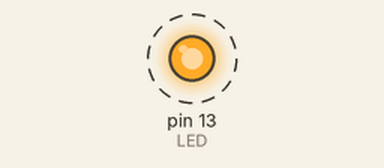
Recording of a sketch running on a simulated Arduino Uno, built with avr-gcc and run on an emulated ATmega328P. On the bench: output pins drawn as LEDs (lit = HIGH). Dashed ring = blinking.

Above: at 0.2 s.
Timing chart, 0 to 3.0 s (numbered marks = the images above):
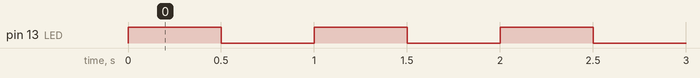

The sketch:

3.1.3.ino
```cpp
#define LED PB5

void setup() {
  DDRB |= (1 << LED);
}
void loop() {
  PORTB ^= (1 << LED);
  delay(500);
}
```

Measured:
- by itself, pin 13 (LED): alternates HIGH for 0.50 s and LOW for 0.50 s
